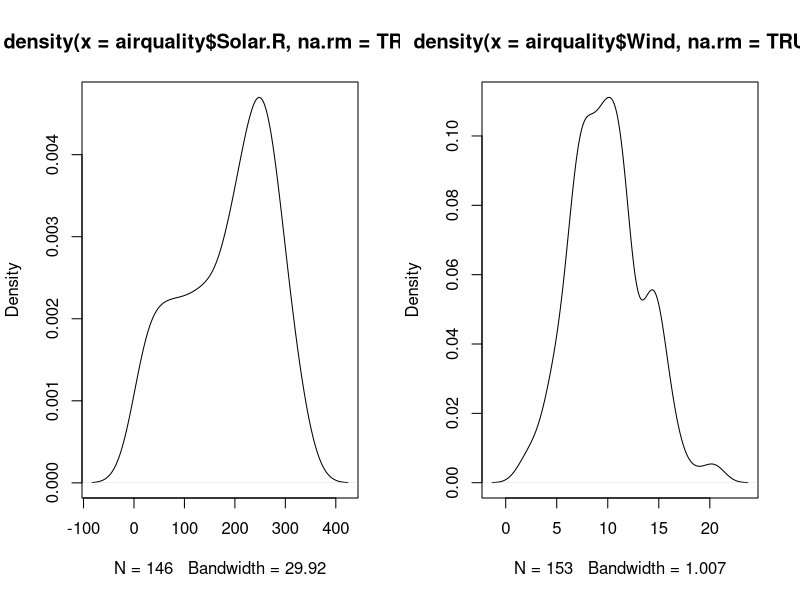

Generate this figure with R:
#source('D:/OneDrive/study/R/stat_by_R/03/quartile_coef.R')
cat("\014")
#set 1 row 2 columns for plot
par(mfrow=c(1,2))
#plot dataset.airquality  
# na.rm logical; 
#     If TRUE, missing values are removed from x. 
#     If FALSE any missing values cause an error.
plot(density(airquality$Solar.R, na.rm=TRUE))
plot(density(airquality$Wind, na.rm=TRUE))



Q3=quantile(airquality$Solar.R,0.75,na.rm = TRUE)
Q1=quantile(airquality$Solar.R,0.25,na.rm = TRUE)
CD1=(Q3-Q1)/(Q3+Q1)


Q3_W=quantile(airquality$Wind,0.75,na.rm = TRUE)
Q1_W=quantile(airquality$Wind,0.25,na.rm = TRUE)
CD2=(Q3_W-Q1_W)/(Q3_W+Q1_W)
CD2
print(CD1)
print(CD2)